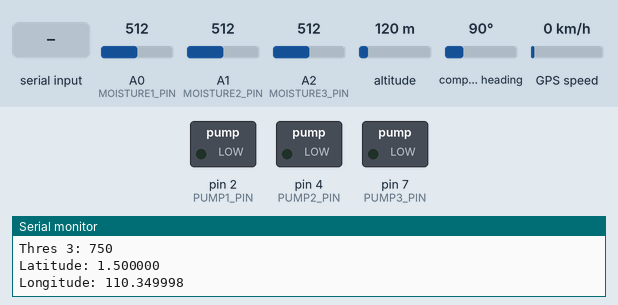
The sketch below on a simulated Arduino Uno, built with avr-gcc and run on an emulated ATmega328P. On the bench: switched loads named in the sketch (green lamp = pin HIGH), the last lines printed to the serial monitor. The test bench sets the inputs (shaded band); at power-on: A0 (MOISTURE1_PIN) = 512, A1 (MOISTURE2_PIN) = 512, A2 (MOISTURE3_PIN) = 512, altitude 120 m, compass heading 90°, GPS speed 0 km/h. The GPS gets a fix after 3 s at 37.7749, -122.4194 with 8 satellites.

Above: at 1.2 s.
1.3 s: "thres2 = ,45\n" received over Serial
At 4.7 s:
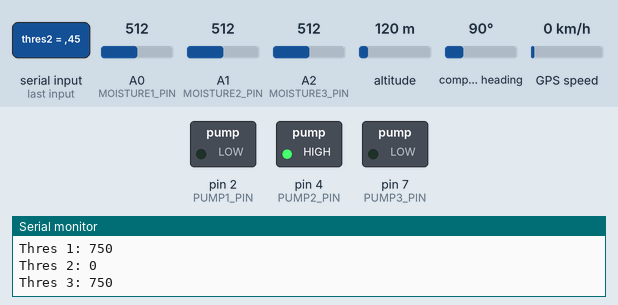
5.6 s: "thres1 = " received over Serial
At 8.9 s:
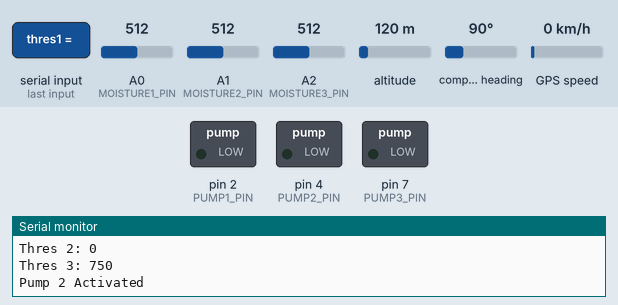
9.9 s: A0 (MOISTURE1_PIN) set to 739
14.2 s: A0 (MOISTURE1_PIN) set to 769
At 20.1 s:
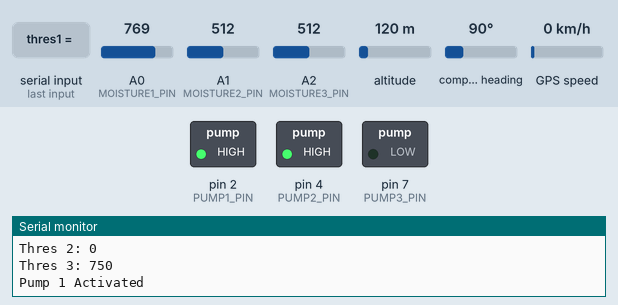
24.3 s: A0 (MOISTURE1_PIN) set to 716
At 24.7 s:
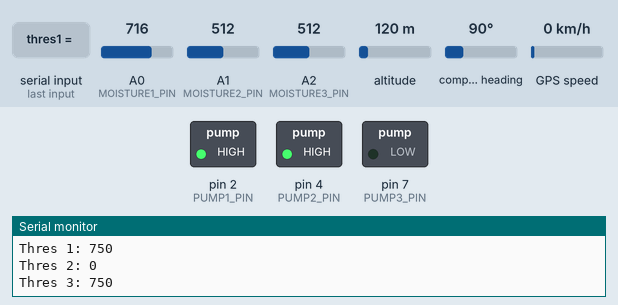
Timing chart, 0 to 27.3 s (numbered marks = the images above; inputs shaded):
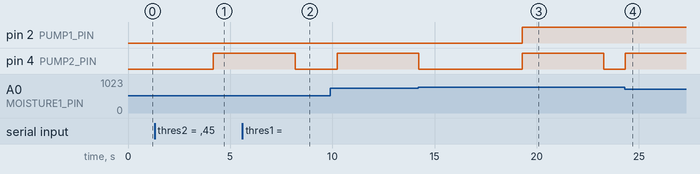

Measured:
- the behaviour switches between 750 and 751 on A0 (MOISTURE1_PIN) (found by bisection; images 2 and 3)
- after the input at 1.3 s, pin 4 (PUMP2_PIN): LOW → HIGH after 2.9 s
- after the input at 5.6 s, pin 4 (PUMP2_PIN): goes on until 8.2 s, then stays LOW
- after the input at 14.2 s, pin 2 (PUMP1_PIN): LOW → HIGH after 5.1 s
- after the input at 24.3 s, pin 2 (PUMP1_PIN): stays HIGH (without the input it goes to LOW after 0.04 s); pin 4 (PUMP2_PIN): LOW → HIGH at once

The sketch:

waterpump.ino
```cpp
#include <Wire.h>
#include <LiquidCrystal_I2C.h>
#include <Servo.h>
#include <TinyGPS++.h>
#include <SoftwareSerial.h>

#define PUMP1_PIN 2
#define PUMP2_PIN 4
#define PUMP3_PIN 7
#define MOISTURE1_PIN A0
#define MOISTURE2_PIN A1
#define MOISTURE3_PIN A2

SoftwareSerial gpsSerial(12, 13);  // RX, TX pins for GPS module
TinyGPSPlus gps;

int Pump1_Pause = 0;
int Pump2_Pause = 0;
int Pump3_Pause = 0;
int thres1 = 750;
int thres2 = 750;
int thres3 = 750;
double latitude = 1.5;
double longitude = 110.35;


void setup() {
  Serial.begin(9600);
  gpsSerial.begin(9600);
  pinMode(PUMP1_PIN, OUTPUT);
  pinMode(PUMP2_PIN, OUTPUT);
  pinMode(PUMP3_PIN, OUTPUT);
}

void updateMoistureData() {
  int moisture1_level = analogRead(MOISTURE1_PIN);
  int moisture2_level = analogRead(MOISTURE2_PIN);
  int moisture3_level = analogRead(MOISTURE3_PIN);
  Serial.print("Moisture 1: ");
  Serial.println(moisture1_level);
  Serial.print("Moisture 2: ");
  Serial.println(moisture2_level);
  Serial.print("Moisture 3: ");
  Serial.println(moisture3_level);
}

void pumpWater(int x){
  if (x == 1) {
    digitalWrite(PUMP1_PIN, LOW);
    delay(4000);
    Serial.println("Pump 1 Activated");
    digitalWrite(PUMP1_PIN, HIGH);
  }

  if (x == 2) {
    digitalWrite(PUMP2_PIN, HIGH);
    delay(4000);
    Serial.println("Pump 2 Activated");
    digitalWrite(PUMP2_PIN, LOW);
  }
  if (x == 3) {
    digitalWrite(PUMP3_PIN, HIGH);
    delay(4000);
    Serial.println("Pump 3 Activated");
    digitalWrite(PUMP3_PIN, LOW);
  }
}

void readMoisture() {
  int moisture1_level = analogRead(MOISTURE1_PIN);
  int moisture2_level = analogRead(MOISTURE2_PIN);
  int moisture3_level = analogRead(MOISTURE3_PIN);
  Serial.print("Moisture 1: ");
  Serial.println(moisture1_level);
  Serial.print("Moisture 2: ");
  Serial.println(moisture2_level);
  Serial.print("Moisture 3: ");
  Serial.println(moisture3_level);
  Serial.print("Thres 1: ");
  Serial.println(thres1);
  Serial.print("Thres 2: ");
  Serial.println(thres2);
  Serial.print("Thres 3: ");
  Serial.println(thres3);

  if (moisture1_level > thres1 && Pump1_Pause == 0) {
    pumpWater(1);
  }

  if (moisture2_level > thres2 && Pump2_Pause == 0) {
    pumpWater(2);
  }
  if (moisture3_level > thres3 && Pump3_Pause == 0) {
    pumpWater(3);
  }
}

void loop() {

  // Read data from the GPS module
  if (gpsSerial.available() > 0) {
    if (gps.encode(gpsSerial.read())) {
      // Check if valid GPS data is available
      if (gps.location.isValid()) {
        // Print latitude and longitude to the serial monitor
        latitude = gps.location.lat();
        longitude = gps.location.lng();
        Serial.print("Latitude: ");
        Serial.println(latitude, 6);
        Serial.print("Longitude: ");
        Serial.println(longitude, 6);

        delay(1000);
        readMoisture();

      }
      else {
        Serial.print("Latitude: ");
        Serial.println(latitude, 6);
        Serial.print("Longitude: ");
        Serial.println(longitude, 6);
        delay(1000);
        readMoisture();
      }
    }
  } else {
    Serial.print("Latitude: ");
    Serial.println(latitude, 6);
    Serial.print("Longitude: ");
    Serial.println(longitude, 6);
    delay(1000);
    readMoisture();
  }
  if (Serial.available()) {
    String message = Serial.readString();
    message.trim();
    Serial.println(message);
    if (message.startsWith("thres1 = ")) {
      message.remove(0, 9);
      thres1 = message.toInt();
      Serial.print("Moisture 1 threshold set to ");
      Serial.println(thres1);
    } else if (message.startsWith("thres2 = ")) {
      message.remove(0, 9);
      thres2 = message.toInt();
      Serial.print("Moisture 2 threshold set to ");
      Serial.println(thres2);
    } else if (message.startsWith("thres3 = ")) {
      message.remove(0, 9);
      thres3 = message.toInt();
      Serial.print("Moisture 3 threshold set to ");
      Serial.println(thres3);
    } else if (message == "update") {
      readMoisture();
    } else if (message.startsWith("PumpTrigger = ")) {
      message.remove(0, 14);
      if (message == "1"){
        pumpWater(1);
      } else if (message == "2"){
        pumpWater(2);
      } else if (message == "3"){
        pumpWater(3);
      }
    } else if (message.startsWith("Pump1_Pause = ")) {
      message.remove(0, 14);
      Pump1_Pause = message.toInt();
    }  else if (message.startsWith("Pump2_Pause = ")) {
      message.remove(0, 14);
      Pump2_Pause = message.toInt();
    }  else if (message.startsWith("Pump3_Pause = ")) {
      message.remove(0, 14);
      Pump3_Pause = message.toInt();
    }
  }
}
```
